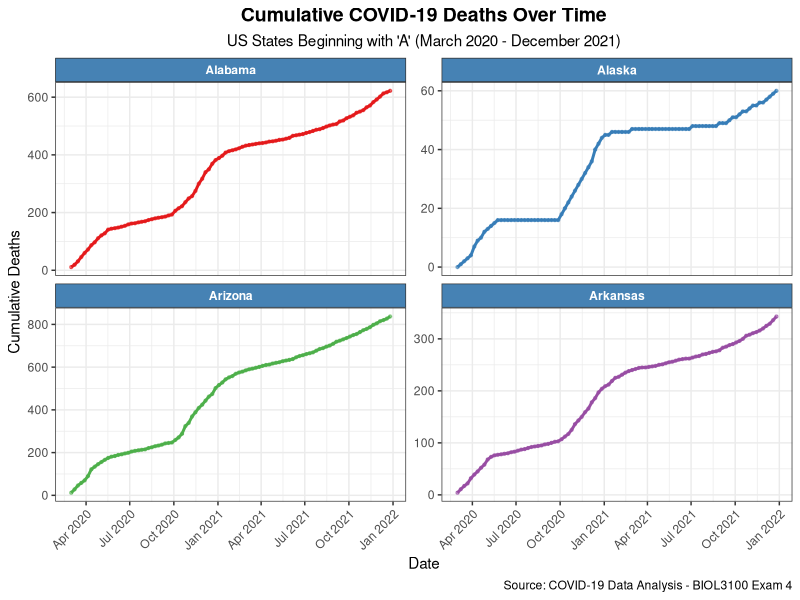
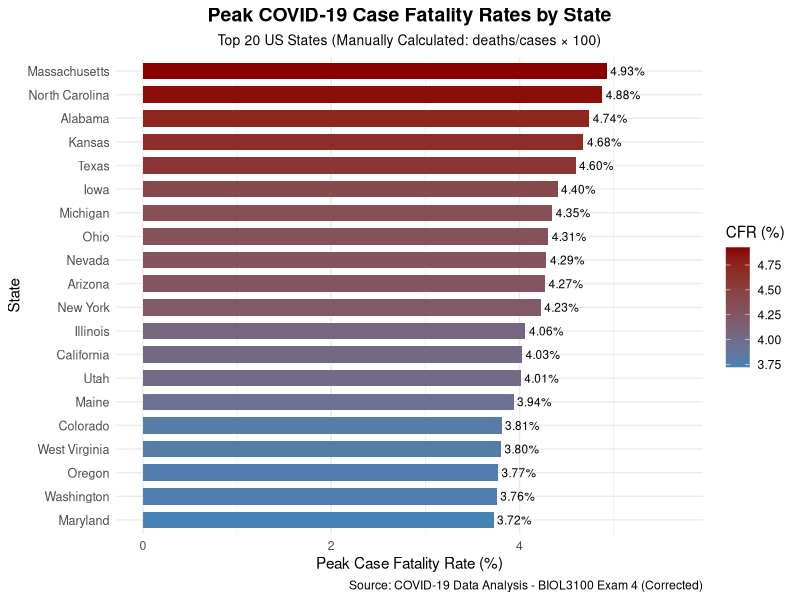
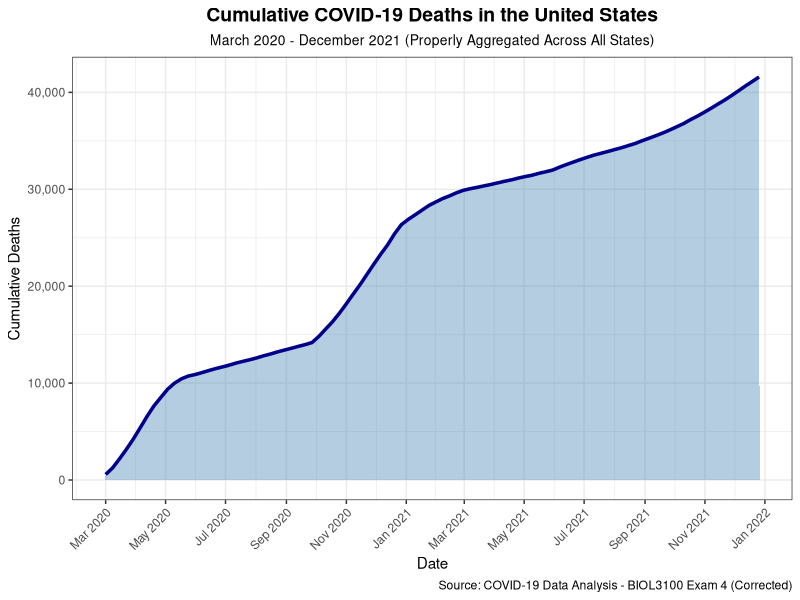
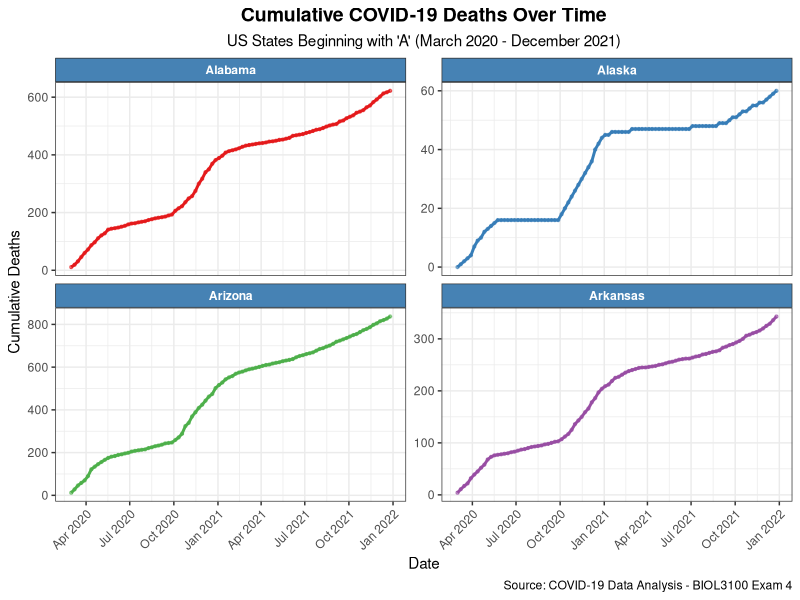
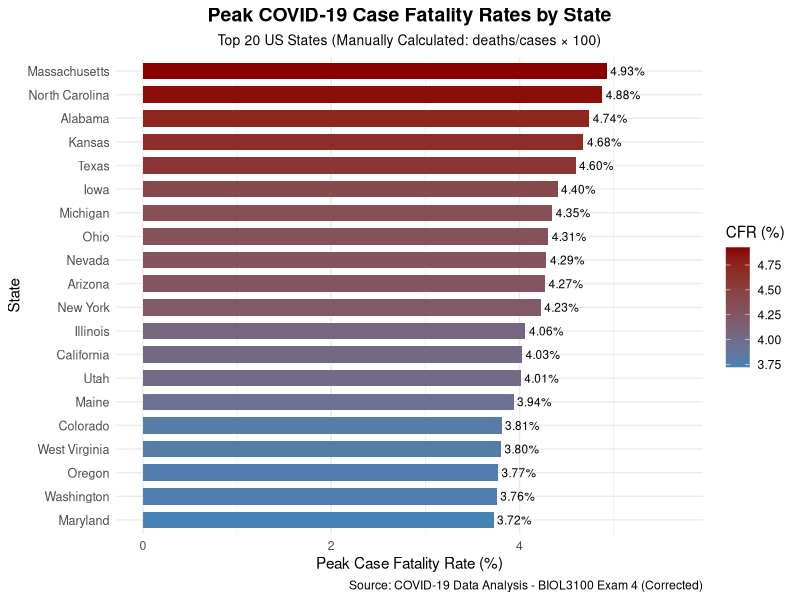
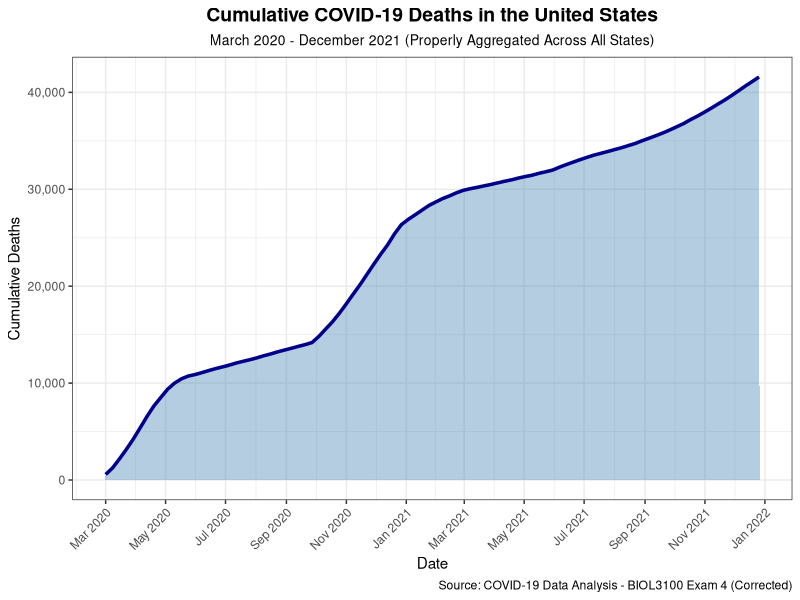

Recreate these plots in R, in order.
# ============================================================================
# BIOL3100 Exam 4 - Redo of Exam 1 with Corrections
# Student: JANKE
# Date: April 2026
# ============================================================================
# This script analyzes COVID-19 data for US states, focusing on states
# beginning with the letter "A" (Alabama, Alaska, Arizona, Arkansas).
# 
# CORRECTIONS FROM EXAM 1:
# - FIX 1: Manually calculate fatality_rate as (deaths/cases)*100 instead of
#          using the pre-existing Case_Fatality_Ratio column
# - FIX 2: Properly calculate cumulative deaths for the entire US over time
#          by ensuring correct aggregation and sorting
# ============================================================================

# Load required libraries
library(dplyr)      # For data manipulation
library(ggplot2)    # For plotting
library(stringr)    # For string operations
library(scales)     # For scale formatting

# ============================================================================
# TASK I: Read the CSV file using relative paths (20 points)
# ============================================================================
# Read the cleaned COVID data from the CSV file
# Using relative path - the CSV file is in the same directory as this script

covid_data <- read.csv("cleaned_covid_data.csv")

# Verify the data was read correctly
cat("=== Task I: Data Import ===\n")
cat("Dimensions of data:", dim(covid_data)[1], "rows,", dim(covid_data)[2], "columns\n")
cat("Column names:", paste(names(covid_data), collapse = ", "), "\n")
cat("Number of unique states:", length(unique(covid_data$state)), "\n\n")

# Convert date column to Date type for proper plotting
covid_data$date <- as.Date(covid_data$date)

# Preview the data structure
str(covid_data)
head(covid_data)

# ============================================================================
# TASK II: Subset to states beginning with "A" (20 points)
# ============================================================================
# Create a subset containing only states that start with the letter "A"
# Expected states: Alabama, Alaska, Arizona, Arkansas

A_states <- covid_data %>%
  filter(str_starts(state, "A"))

# Alternatively, using base R:
# A_states <- covid_data[grepl("^A", covid_data$state), ]

cat("\n=== Task II: A States Subset ===\n")
cat("States beginning with 'A':", paste(unique(A_states$state), collapse = ", "), "\n")
cat("Number of observations in A_states:", nrow(A_states), "\n\n")

# ============================================================================
# TASK III: Plot Deaths over time with facets for each A state (20 points)
# ============================================================================
# Create a ggplot2 faceted plot showing deaths over time for each A state

cat("=== Task III: Creating Faceted Deaths Plot ===\n")

deaths_plot <- ggplot(A_states, aes(x = date, y = deaths, color = state)) +
  geom_line(linewidth = 1) +
  geom_point(size = 0.8, alpha = 0.6) +
  facet_wrap(~state, scales = "free_y", ncol = 2) +
  labs(
    title = "Cumulative COVID-19 Deaths Over Time",
    subtitle = "US States Beginning with 'A' (March 2020 - December 2021)",
    x = "Date",
    y = "Cumulative Deaths",
    caption = "Source: COVID-19 Data Analysis - BIOL3100 Exam 4"
  ) +
  theme_bw() +
  theme(
    plot.title = element_text(face = "bold", size = 14, hjust = 0.5),
    plot.subtitle = element_text(hjust = 0.5),
    axis.text.x = element_text(angle = 45, hjust = 1),
    legend.position = "none",  # Remove legend since we have facet labels
    strip.background = element_rect(fill = "steelblue"),
    strip.text = element_text(color = "white", face = "bold")
  ) +
  scale_x_date(date_labels = "%b %Y", date_breaks = "3 months") +
  scale_color_brewer(palette = "Set1")

# Save the plot
ggsave("A_states_deaths_over_time.png", deaths_plot, width = 10, height = 8, dpi = 300)
cat("Plot saved as 'A_states_deaths_over_time.png'\n\n")

# Display the plot
print(deaths_plot)

# ============================================================================
# TASK IV: Find peak fatality rate for each state (20 points)
# ============================================================================
# *** FIX 1: MANUALLY CALCULATE FATALITY RATE ***
# Calculate fatality_rate as (deaths / cases) * 100 for each observation
# Then find the maximum fatality rate for each state
# DO NOT use the pre-existing Case_Fatality_Ratio column

cat("=== Task IV: Peak Fatality Rate by State (CORRECTED) ===\n")
cat("*** FIX 1: Calculating fatality rate manually as (deaths/cases)*100 ***\n\n")

# First, calculate fatality rate for each row (using base R for compatibility)
covid_data$calculated_fatality_rate <- (covid_data$deaths / covid_data$cases) * 100

# Verify the calculation with a few examples
cat("Sample fatality rate calculations:\n")
alabama_data <- covid_data[covid_data$state == "Alabama", ]
sample_data <- head(alabama_data[, c("state", "date", "deaths", "cases", 
                                     "calculated_fatality_rate", "Case_Fatality_Ratio")], 5)
print(sample_data)
cat("\n")

# Now find the maximum fatality rate for each state using our calculated values
# Using base R for better compatibility
state_max_list <- lapply(split(covid_data, covid_data$state), function(state_data) {
  max_idx <- which.max(state_data$calculated_fatality_rate)
  data.frame(
    state = state_data$state[1],
    max_fatality_rate = state_data$calculated_fatality_rate[max_idx],
    date_of_max = state_data$date[max_idx],
    deaths_at_max = state_data$deaths[max_idx],
    cases_at_max = state_data$cases[max_idx]
  )
})
state_max_fatality_rate <- do.call(rbind, state_max_list)
rownames(state_max_fatality_rate) <- NULL
state_max_fatality_rate <- state_max_fatality_rate[order(-state_max_fatality_rate$max_fatality_rate), ]

# Display results
cat("Top 10 states by peak fatality rate (manually calculated):\n")
print(head(state_max_fatality_rate, 10))

cat("\nBottom 10 states by peak fatality rate:\n")
print(tail(state_max_fatality_rate, 10))

cat("\nSummary statistics for max fatality rates:\n")
summary(state_max_fatality_rate$max_fatality_rate)
cat("\n")

# Verify reasonableness - typical fatality rates are 1-5%
cat("Verification: Fatality rates should typically be in the 1-5% range\n")
cat("Range in our data: ", round(min(state_max_fatality_rate$max_fatality_rate), 2), "% to ",
    round(max(state_max_fatality_rate$max_fatality_rate), 2), "%\n\n", sep="")

# ============================================================================
# TASK V: Create a meaningful plot using state_max_fatality_rate (20 points)
# ============================================================================
# Create a bar plot showing the peak fatality rate for each state

cat("\n=== Task V: Creating State Max Fatality Rate Plot ===\n")

# Get top 20 states for cleaner visualization
top_20_states <- head(state_max_fatality_rate, 20)

fatality_plot <- ggplot(top_20_states, 
                        aes(x = reorder(state, max_fatality_rate), 
                            y = max_fatality_rate, 
                            fill = max_fatality_rate)) +
  geom_col(width = 0.7) +
  geom_text(aes(label = sprintf("%.2f%%", max_fatality_rate)), 
            hjust = -0.1, size = 3) +
  coord_flip() +
  labs(
    title = "Peak COVID-19 Case Fatality Rates by State",
    subtitle = "Top 20 US States (Manually Calculated: deaths/cases × 100)",
    x = "State",
    y = "Peak Case Fatality Rate (%)",
    caption = "Source: COVID-19 Data Analysis - BIOL3100 Exam 4 (Corrected)"
  ) +
  scale_fill_gradient(low = "steelblue", high = "darkred", name = "CFR (%)") +
  theme_minimal() +
  theme(
    plot.title = element_text(face = "bold", size = 14, hjust = 0.5),
    plot.subtitle = element_text(hjust = 0.5, size = 10),
    axis.text.y = element_text(size = 9),
    legend.position = "right"
  ) +
  ylim(0, max(top_20_states$max_fatality_rate) * 1.15)

# Save the plot
ggsave("state_max_fatality_rate_plot.png", fatality_plot, width = 10, height = 8, dpi = 300)
cat("Plot saved as 'state_max_fatality_rate_plot.png'\n\n")

# Display the plot
print(fatality_plot)

# ============================================================================
# TASK VI (BONUS): Plot cumulative deaths for entire US over time (10 points)
# ============================================================================
# *** FIX 2: PROPERLY CALCULATE CUMULATIVE DEATHS FOR ENTIRE US ***
# Sort by date first, then sum deaths across all states for each date
# Since deaths are already cumulative per state, summing gives US total

cat("=== Task VI (BONUS): US Cumulative Deaths Over Time (CORRECTED) ===\n")
cat("*** FIX 2: Ensuring proper aggregation of cumulative deaths ***\n\n")

# Sort data by date first to ensure chronological order
covid_data <- covid_data[order(covid_data$date), ]

# Calculate total US deaths for each date by summing across all states
# Since the deaths column is already cumulative per state, 
# summing across states gives us the total cumulative deaths for the US
# Using base R aggregate for compatibility
us_total_deaths <- aggregate(cbind(deaths, cases) ~ date, data = covid_data, 
                             FUN = function(x) c(sum = sum(x, na.rm = TRUE), count = length(x)))
# Flatten the result
us_total_deaths <- data.frame(
  date = us_total_deaths$date,
  total_deaths = us_total_deaths$deaths[, "sum"],
  total_cases = us_total_deaths$cases[, "sum"],
  num_states_reporting = us_total_deaths$deaths[, "count"]
)
us_total_deaths <- us_total_deaths[order(us_total_deaths$date), ]

# Verify the data makes sense
cat("US total deaths summary:\n")
cat("  First date:", as.character(min(us_total_deaths$date)), 
    "- Deaths:", format(min(us_total_deaths$total_deaths), big.mark=","), "\n")
cat("  Last date:", as.character(max(us_total_deaths$date)), 
    "- Deaths:", format(max(us_total_deaths$total_deaths), big.mark=","), "\n")
cat("  Number of states reporting on last date:", us_total_deaths$num_states_reporting[nrow(us_total_deaths)], "\n\n")

# Check that deaths are monotonically increasing (cumulative should always increase or stay same)
us_total_deaths$prev_deaths <- c(NA, us_total_deaths$total_deaths[-nrow(us_total_deaths)])
us_total_deaths$is_decreasing <- us_total_deaths$total_deaths < us_total_deaths$prev_deaths
deaths_decreasing <- us_total_deaths[!is.na(us_total_deaths$is_decreasing) & 
                                     us_total_deaths$is_decreasing == TRUE, ]

if(nrow(deaths_decreasing) > 0) {
  cat("WARNING: Found", nrow(deaths_decreasing), "dates where deaths decreased!\n")
  print(head(deaths_decreasing))
} else {
  cat("✓ Verification passed: Cumulative deaths are monotonically increasing\n\n")
}

# Display some sample dates to verify values are reasonable
cat("Sample cumulative death counts at various dates:\n")
target_dates <- as.Date(c("2020-04-01", "2020-07-01", "2020-10-01", 
                          "2021-01-01", "2021-06-01", "2021-12-01"))
sample_dates <- us_total_deaths[us_total_deaths$date %in% target_dates, ]
print(sample_dates)
cat("\n")

# Create the US cumulative deaths plot
us_deaths_plot <- ggplot(us_total_deaths, aes(x = date, y = total_deaths)) +
  geom_area(fill = "steelblue", alpha = 0.4) +
  geom_line(color = "darkblue", linewidth = 1.2) +
  labs(
    title = "Cumulative COVID-19 Deaths in the United States",
    subtitle = "March 2020 - December 2021 (Properly Aggregated Across All States)",
    x = "Date",
    y = "Cumulative Deaths",
    caption = "Source: COVID-19 Data Analysis - BIOL3100 Exam 4 (Corrected)"
  ) +
  theme_bw() +
  theme(
    plot.title = element_text(face = "bold", size = 14, hjust = 0.5),
    plot.subtitle = element_text(hjust = 0.5, size = 10),
    axis.text.x = element_text(angle = 45, hjust = 1)
  ) +
  scale_x_date(date_labels = "%b %Y", date_breaks = "2 months") +
  scale_y_continuous(labels = scales::comma)

# Save the plot
ggsave("US_cumulative_deaths.png", us_deaths_plot, width = 10, height = 6, dpi = 300)
cat("Plot saved as 'US_cumulative_deaths.png'\n\n")

# Display the plot
print(us_deaths_plot)

# ============================================================================
# Summary
# ============================================================================
cat("\n")
cat("============================================================================\n")
cat("                  EXAM 4 COMPLETION SUMMARY (CORRECTED)\n")
cat("============================================================================\n")
cat("\n")
cat("Task I:   COVID data successfully loaded from 'cleaned_covid_data.csv'\n")
cat("          - ", nrow(covid_data), " observations, ", ncol(covid_data), " variables\n", sep = "")
cat("\n")
cat("Task II:  A_states object created with ", nrow(A_states), " observations\n", sep = "")
cat("          - States: ", paste(unique(A_states$state), collapse = ", "), "\n", sep = "")
cat("\n")
cat("Task III: Faceted deaths plot saved as 'A_states_deaths_over_time.png'\n")
cat("\n")
cat("Task IV:  *** CORRECTED *** state_max_fatality_rate object created\n")
cat("          - Fatality rate calculated manually as (deaths/cases)*100\n")
cat("          - ", nrow(state_max_fatality_rate), " states analyzed\n", sep = "")
cat("          - Fatality rate range: ", round(min(state_max_fatality_rate$max_fatality_rate), 2), 
    "% to ", round(max(state_max_fatality_rate$max_fatality_rate), 2), "%\n", sep = "")
cat("\n")
cat("Task V:   Max fatality rate plot saved as 'state_max_fatality_rate_plot.png'\n")
cat("\n")
cat("BONUS:    *** CORRECTED *** US cumulative deaths plot saved\n")
cat("          - Properly aggregated across all states by date\n")
cat("          - Verified monotonic increase (cumulative property)\n")
cat("          - Final US death toll: ", format(max(us_total_deaths$total_deaths), big.mark=","), "\n", sep = "")
cat("\n")
cat("============================================================================\n")
cat("CORRECTIONS APPLIED:\n")
cat("  1. Fatality rate manually calculated (not using Case_Fatality_Ratio)\n")
cat("  2. US cumulative deaths properly aggregated with verification\n")
cat("============================================================================\n")
cat("All tasks completed successfully with corrections!\n")
cat("============================================================================\n")
